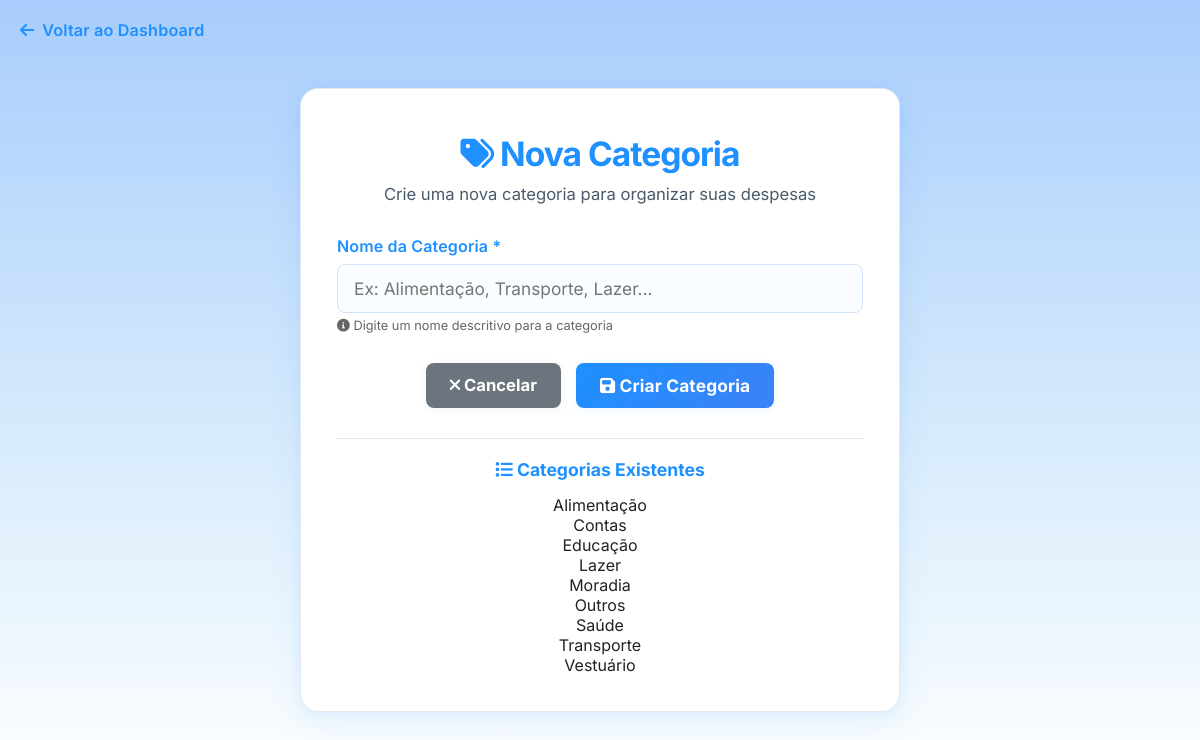
Page /cadastrar_categoria.php (signed in) on the committed database.
### tables this page shows
CREATE TABLE IF NOT EXISTS categorias (
    id INT AUTO_INCREMENT PRIMARY KEY,
    nome VARCHAR(50) NOT NULL,
    criado_em TIMESTAMP DEFAULT CURRENT_TIMESTAMP
);

### cadastrar_categoria.php (the view, shortened to what this page needs)
<?php
include './includes/Connection.php';
try {
    $sql = 'SELECT id, nome FROM categorias ORDER BY nome';
    $stmt = $pdo->prepare($sql);
    $stmt->execute();
    $categorias = $stmt->fetchAll(PDO::FETCH_ASSOC);
} catch (PDOException $e) {
    error_log("Erro ao carregar categorias: " . $e->getMessage());
    $categorias = [];
}
?>
<!DOCTYPE html>
<html lang="pt-br">
<head>
  <link rel="stylesheet" href="assets/css/index.css">
  <link rel="stylesheet" href="https://cdnjs.cloudflare.com/ajax/libs/font-awesome/6.0.0/css/all.min.css">
  <link rel="stylesheet" href="assets/css/forms.css">
  <link rel="stylesheet" href="assets/css/buttons.css">
  <link rel="stylesheet" href="assets/css/alerts.css">
  <link rel="stylesheet" href="assets/css/utilities.css">
  <link rel="stylesheet" href="assets/css/cadastrar_categoria.css">
</head>
<body>
  <a href="dashboard.php" class="voltar-link">
    <i class="fas fa-arrow-left"></i>
    Voltar ao Dashboard
  </a>
  <div class="categoria-container">
    <div class="categoria-card">
      <div class="categoria-header">
        <h1><i class="fas fa-tags"></i> Nova Categoria</h1>
        <p>Crie uma nova categoria para organizar suas despesas</p>
      </div>
      <form action="NovaCategoria.php" method="POST" id="categoriaForm">
        <div class="form-group">
          <label for="nome">Nome da Categoria *</label>
          <input
            type="text"
            id="nome"
            name="nome"
            placeholder="Ex: Alimentação, Transporte, Lazer..."
            maxlength="50"
            required
          />
          <div class="info-text">
            <i class="fas fa-info-circle"></i>
            Digite um nome descritivo para a categoria
          </div>
        </div>
        <div class="btn-container">
          <a href="dashboard.php" class="btn-cancelar">
            <i class="fas fa-times"></i> Cancelar
          </a>
          <button type="submit" class="btn-cadastrar">
            <i class="fas fa-save"></i> Criar Categoria
          </button>
        </div>
      </form>
      <div class="categorias-existentes">
        <h3><i class="fas fa-list"></i> Categorias Existentes</h3>
        <div class="categorias-grid">
          <?php if (empty($categorias)): ?>
            <div class="categoria-item">Nenhuma categoria criada</div>
          <?php else: ?>
            <?php foreach ($categorias as $categoria): ?>
              <div class="categoria-item">
                <?php echo htmlspecialchars($categoria['nome']); ?>
              </div>
            <?php endforeach; ?>
          <?php endif; ?>
        </div>
      </div>
    </div>
  </div>
</body>
</html>

### assets/css/index.css (style rules this page uses)
* { margin: 0; padding: 0; box-sizing: border-box; }
body { font-family: 'Inter', sans-serif; background: linear-gradient(to bottom, #a8cdfc 0%, #dceefc 60%, #ffffff 100%); min-height: 100vh; color: #1b1b1b; }

### assets/css/forms.css (style rules this page uses)
.form-group { margin-bottom: 20px; }
.form-group label { display: block; margin-bottom: 8px; font-weight: 600; color: #333; }
.form-group input, .form-group select, .form-group textarea { width: 100%; padding: 12px 16px; border: 2px solid #e1e5e9; border-radius: 8px; font-size: 1rem; transition: border-color 0.3s ease; box-sizing: border-box; }
.btn-container { display: flex; gap: 15px; margin-top: 30px; justify-content: center; }
.voltar-link { position: absolute; top: 20px; left: 20px; color: #666; text-decoration: none; font-size: 0.9rem; display: flex; align-items: center; gap: 5px; transition: color 0.3s ease; }

### assets/css/buttons.css (style rules this page uses)
.btn-container { display: flex; gap: 15px; margin-top: 20px; justify-content: center; flex-wrap: wrap; }

### assets/css/cadastrar_categoria.css (style rules this page uses)
html, body { font-family: 'Inter', sans-serif; background: linear-gradient(to bottom, #a8cdfc 0%, #dceefc 60%, #ffffff 100%); color: #222; min-height: 100vh; }
.categoria-container { min-height: 100vh; display: flex; align-items: center; justify-content: center; padding: 20px; }
.categoria-card { background: #fff; border-radius: 18px; padding: 44px 36px 36px 36px; box-shadow: 0 8px 32px rgba(30,144,255,0.10), 0 1.5px 8px rgba(30,144,255,0.06); width: 100%; max-width: 600px; text-align: center; border: 1.5px solid #e3eaf3; transition: box-shadow 0.2s; margin: 50px auto; }
.categoria-header { margin-bottom: 32px; text-align: center; }
.categoria-header h1 { color: #1E90FF; font-size: 2.1rem; margin-bottom: 10px; font-family: 'Inter', sans-serif; font-weight: 700; letter-spacing: -1px; }
.categoria-header p { color: #4a5a6a; font-size: 1.04rem; font-family: 'Inter', sans-serif; font-weight: 400; }
.form-group { margin-bottom: 22px; text-align: left; font-family: 'Inter', sans-serif; }
.form-group label { display: block; margin-bottom: 8px; color: #1E90FF; font-weight: 600; font-size: 1rem; letter-spacing: 0.01em; }
.form-group input { width: 100%; padding: 13px 16px; border: 1.7px solid #d1e3fa; border-radius: 8px; font-size: 1.08rem; font-family: 'Inter', sans-serif; background: #fafdff; color: #222; transition: border 0.2s, box-shadow 0.2s; box-sizing: border-box; }
.info-text { color: #666; font-size: 0.8rem; margin-top: 5px; }
.btn-container { display: flex; gap: 15px; justify-content: center; margin-top: 30px; }
.btn-cancelar { background: #6c757d; color: white; padding: 12px 24px; border-radius: 8px; text-decoration: none; font-weight: 700; font-family: 'Inter', sans-serif; font-size: 1.04rem; transition: background 0.2s, box-shadow 0.2s; display: inline-block; box-shadow: 0 2px 8px rgba(108,117,125,0.08); }
.btn-cadastrar { background: linear-gradient(135deg, #1E90FF 0%, #3B82F6 100%); color: white; padding: 12px 24px; border: none; border-radius: 8px; font-size: 1.08rem; font-family: 'Inter', sans-serif; font-weight: 700; cursor: pointer; transition: all 0.2s; box-shadow: 0 2px 8px rgba(30,144,255,0.08); letter-spacing: 0.01em; }
.voltar-link { position: absolute; top: 20px; left: 20px; color: #1E90FF; text-decoration: none; font-weight: 600; font-family: 'Inter', sans-serif; display: flex; align-items: center; gap: 8px; transition: color 0.2s; font-size: 1.01rem; letter-spacing: 0.01em; }
.categorias-existentes { margin-top: 30px; padding-top: 20px; border-top: 1px solid #e1e5e9; }
.categorias-existentes h3 { color: #1E90FF; margin-bottom: 15px; font-size: 1.1rem; }

### rows in the picture
categorias: nome "Alimentação"
categorias: nome "Contas"
categorias: nome "Educação"
categorias: nome "Lazer"
categorias: nome "Moradia"
categorias: nome "Outros"
categorias: nome "Saúde"
categorias: nome "Transporte"
categorias: nome "Vestuário"
